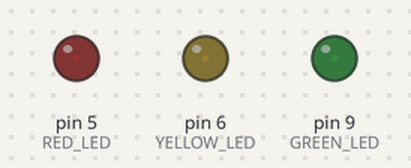
This sketch was run on a simulated Arduino Uno, built with avr-gcc and run on an emulated ATmega328P. On the bench: output pins drawn as LEDs (lit = HIGH).

Above: at 0.05 s.
At 1.0 s:
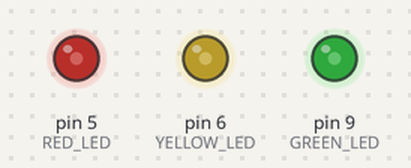
At 1.5 s:
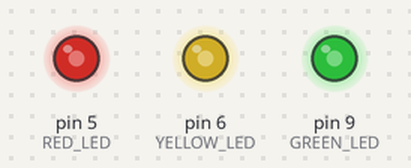
At 2.0 s:
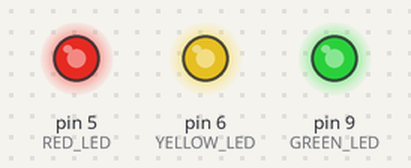
Timing chart, 0 to 4.6 s (numbered marks = the images above):
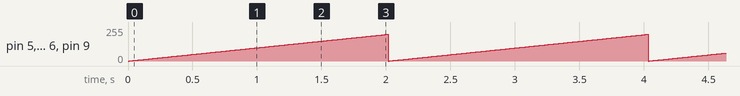

Measured:
- by itself, pin 5 (RED_LED), pin 6 (YELLOW_LED), pin 9 (GREEN_LED): ramps from 0/255 to 200/255 and jumps back, once every 2.0 s

The sketch:

Lesson04-FadeIn.ino
```cpp
const int GREEN_LED = 9;
const int YELLOW_LED = 6;
const int RED_LED = 5;

int x = 0;

void setup() {
  pinMode(GREEN_LED, OUTPUT);
  pinMode(YELLOW_LED, OUTPUT);
  pinMode(RED_LED, OUTPUT);
}

void loop() {
  analogWrite(GREEN_LED, x);
  analogWrite(YELLOW_LED, x);
  analogWrite(RED_LED, x);

  if ( x == 200 ) {
    x = 0;
  } else {
    x = x + 1;
  }

  delay(10);
}
```
